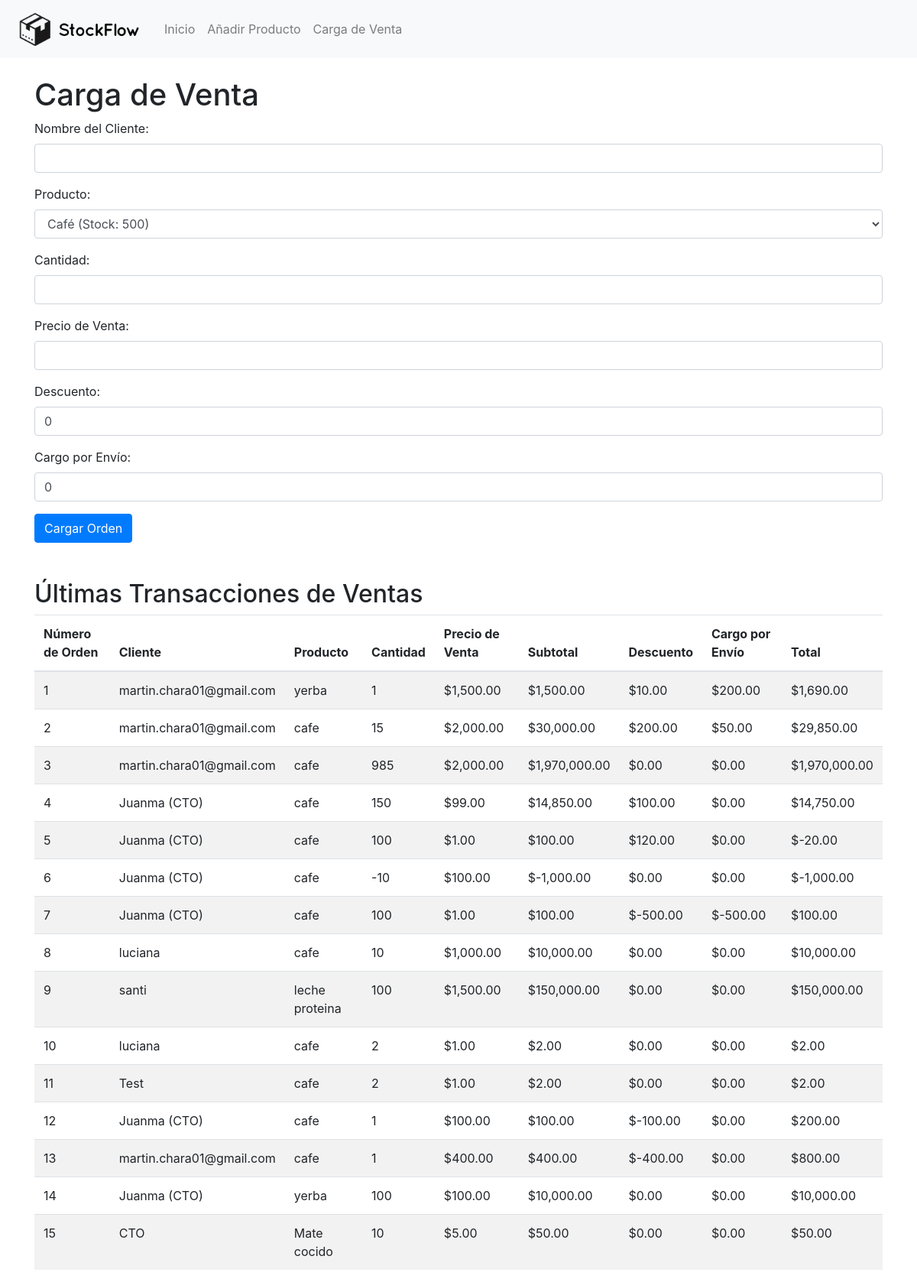
Page /api/productos/carga_venta on the committed database.
### tables this page shows
CREATE TABLE productos (
    id INTEGER PRIMARY KEY AUTOINCREMENT,
    nombre TEXT,
    cantidad INTEGER,
    precio REAL
, unidad_medida TEXT DEFAULT 'unidad');

### app.py (the view, shortened to what this page needs)
@app.route('/api/productos/carga_venta', methods=['GET', 'POST'])
def carga_venta():
    productos = get_productos()
    ventas = []
    ventas_csv_path = 'ventas.csv'
    if os.path.isfile(ventas_csv_path):
        with open(ventas_csv_path, newline='') as csvfile:
            reader = csv.DictReader(csvfile)
            for row in reader:
                row['numero_orden'] = int(row['numero_orden'])
                row['cantidad'] = int(row['cantidad'])
                row['precio_venta'] = float(row['precio_venta'])
                row['subtotal'] = float(row['subtotal'])
                row['descuento'] = float(row['descuento'])
                row['cargo_envio'] = float(row['cargo_envio'])
                row['total'] = float(row['total'])
                ventas.append(row)
    return render_template('carga_venta.html', productos=productos, ventas=ventas)

### app.py (called while the page is built)
def get_db():
    if 'db' not in g:
        g.db = sqlite3.connect('inventario.db')
        g.db.row_factory = sqlite3.Row
    return g.db

def get_productos():
    db = get_db()
    c = db.cursor()
    c.execute("SELECT * FROM productos")
    rows = c.fetchall()
    productos = [dict(row) for row in rows]
    return productos

### templates/carga_venta.html (shortened to what this page needs)
{% extends "base.html" %}
{% block content %}
    <h1>Carga de Venta</h1>
    <form method="post" action="{{ url_for('carga_venta') }}" onsubmit="return validateForm()" novalidate>
        <div class="form-group">
            <label for="cliente">Nombre del Cliente:</label>
            <input type="text" class="form-control" id="cliente" name="cliente" required>
        </div>
        <div class="form-group">
            <label for="producto">Producto:</label>
            <select class="form-control" id="producto" name="producto" required>
                {% for producto in productos %}
                <option value="{{ producto['id'] }}" data-stock="{{ producto['cantidad'] }}" data-precio="{{ producto['precio'] }}">
                    {{ producto['nombre'] }} (Stock: {{ producto['cantidad'] }})
                </option>
                {% endfor %}
            </select>
        </div>
        <div class="form-group">
            <label for="cantidad">Cantidad:</label>
            <input type="number" class="form-control" id="cantidad" name="cantidad" min="1" required>
        </div>
        <div class="form-group">
            <label for="precio_venta">Precio de Venta:</label>
            <input type="number" step="0.01" class="form-control" id="precio_venta" name="precio_venta" min="0" required>
        </div>
        <div class="form-group">
            <label for="descuento">Descuento:</label>
            <input type="number" step="0.01" class="form-control" id="descuento" name="descuento" min="0" value="0" required>
        </div>
        <div class="form-group">
            <label for="cargo_envio">Cargo por Envío:</label>
            <input type="number" step="0.01" class="form-control" id="cargo_envio" name="cargo_envio" min="0" value="0" required>
        </div>
        <button type="submit" class="btn btn-primary">Cargar Orden</button>
    </form>
    <h2 class="mt-5">Últimas Transacciones de Ventas</h2>
    <table class="table table-striped">
        <thead>
            <tr>
                <th>Número de Orden</th>
                <th>Cliente</th>
                <th>Producto</th>
                <th>Cantidad</th>
                <th>Precio de Venta</th>
                <th>Subtotal</th>
                <th>Descuento</th>
                <th>Cargo por Envío</th>
                <th>Total</th>
            </tr>
        </thead>
        <tbody>
            {% for venta in ventas %}
            <tr>
                <td>{{ venta['numero_orden'] }}</td>
                <td>{{ venta['cliente'] }}</td>
                <td>{{ venta['producto_nombre'] }}</td>
                <td>{{ venta['cantidad'] }}</td>
                <td>${{ "{:,.2f}".format(venta['precio_venta']) }}</td>
                <td>${{ "{:,.2f}".format(venta['subtotal']) }}</td>
                <td>${{ "{:,.2f}".format(venta['descuento']) }}</td>
                <td>${{ "{:,.2f}".format(venta['cargo_envio']) }}</td>
                <td>${{ "{:,.2f}".format(venta['total']) }}</td>
            </tr>
            {% endfor %}
        </tbody>
    </table>
{% endblock %}

### rows in the picture
productos: numero_orden "15", cliente "CTO", producto_nombre "Mate cocido", cantidad "10", precio_venta "5.00", subtotal "50.00", descuento "0.00", cargo_envio "0.00", total "50.00"

### other values in the picture
{{ venta['numero_orden'] }} "1" "2" "3" "4" "5" "6" "7" "8" "9" "10" "11" "12" "13" "14"
{{ venta['cliente'] }} "martin.chara01@gmail.com" "martin.chara01@gmail.com" "martin.chara01@gmail.com" "Juanma (CTO)" "Juanma (CTO)" "Juanma (CTO)" "Juanma (CTO)" "luciana" "santi" "luciana" "Test" "Juanma (CTO)" "martin.chara01@gmail.com" "Juanma (CTO)"
{{ venta['producto_nombre'] }} "yerba" "cafe" "cafe" "cafe" "cafe" "cafe" "cafe" "cafe" "leche proteina" "cafe" "cafe" "cafe" "cafe" "yerba"
{{ venta['cantidad'] }} "1" "15" "985" "150" "100" "-10" "100" "10" "100" "2" "2" "1" "1" "100"
{{ "{:,.2f}".format(venta['precio_venta']) }} "1,500.00" "2,000.00" "2,000.00" "99.00" "1.00" "100.00" "1.00" "1,000.00" "1,500.00" "1.00" "1.00" "100.00" "400.00" "100.00"
{{ "{:,.2f}".format(venta['subtotal']) }} "1,500.00" "30,000.00" "1,970,000.00" "14,850.00" "100.00" "-1,000.00" "100.00" "10,000.00" "150,000.00" "2.00" "2.00" "100.00" "400.00" "10,000.00"
{{ "{:,.2f}".format(venta['descuento']) }} "10.00" "200.00" "0.00" "100.00" "120.00" "0.00" "-500.00" "0.00" "0.00" "0.00" "0.00" "-100.00" "-400.00" "0.00"
{{ "{:,.2f}".format(venta['cargo_envio']) }} "200.00" "50.00" "0.00" "0.00" "0.00" "0.00" "-500.00" "0.00" "0.00" "0.00" "0.00" "0.00" "0.00" "0.00"
{{ "{:,.2f}".format(venta['total']) }} "1,690.00" "29,850.00" "1,970,000.00" "14,750.00" "-20.00" "-1,000.00" "100.00" "10,000.00" "150,000.00" "2.00" "2.00" "200.00" "800.00" "10,000.00"
form field producto "Café (Stock: 500)"
